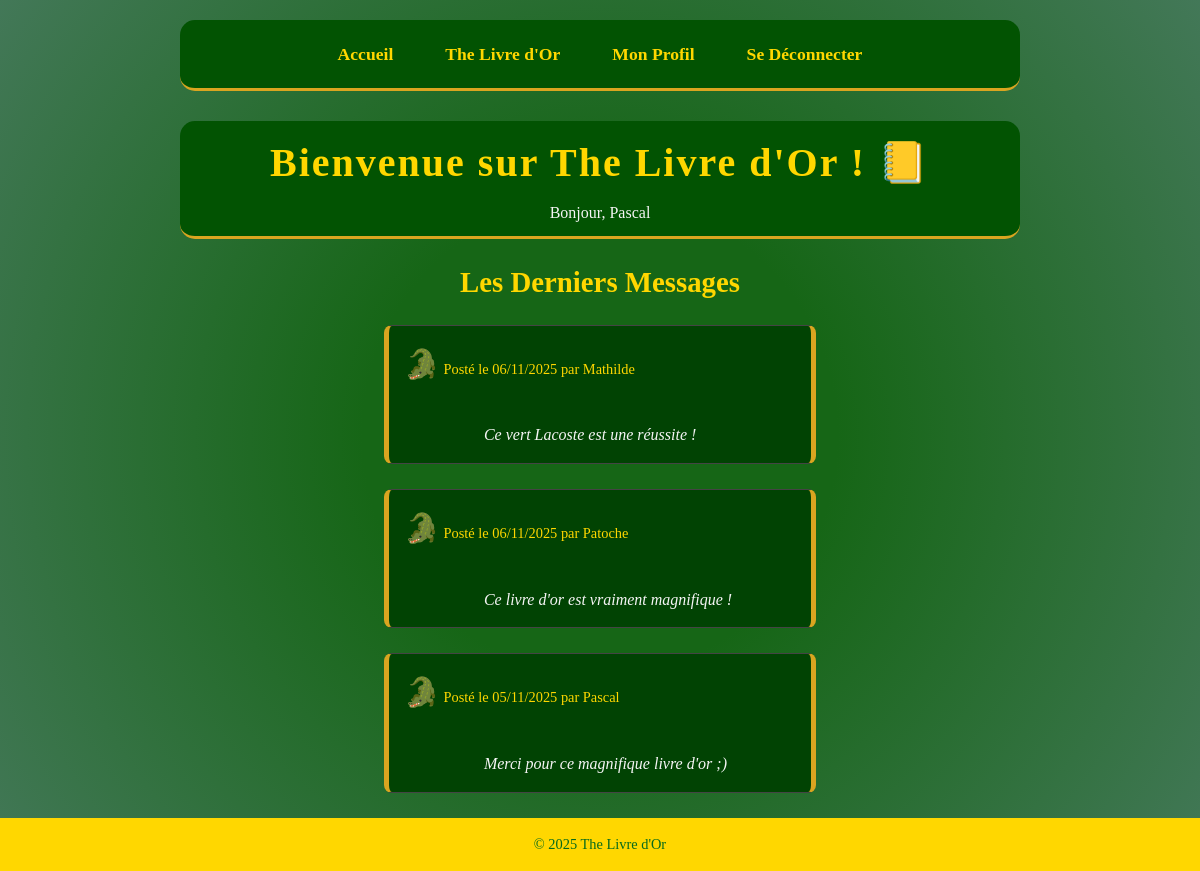
Screenshot of / (signed in) with the database file from the repository.
### tables this page shows
CREATE TABLE `commentaires` (
  `id` int NOT NULL,
  `commentaire` text NOT NULL,
  `id_utilisateur` int NOT NULL,
  `date` datetime NOT NULL
);

CREATE TABLE `utilisateurs` (
  `id` int NOT NULL,
  `login` varchar(255) NOT NULL,
  `password` varchar(255) NOT NULL
);

### model/comment-model.php (called while the page is built, shortened)
<?php
class CommentModel {
    private $bdd;
    public function __construct() {
        $host = 'localhost';
        $dbname = 'livreor';
        $username = 'root';
        $password = '';
        try {
            $this->bdd = new PDO("mysql:host=$host;dbname=$dbname;charset=utf8", $username, $password);
            $this->bdd->setAttribute(PDO::ATTR_ERRMODE, PDO::ERRMODE_EXCEPTION);
        } catch (Exception $e) {
            die('Erreur de connexion à la base de données : ' . $e->getMessage());
        }
    }
    public function getAllCommentsWithUser() {
        $requete = $this->bdd->prepare("
            SELECT
                c.commentaire,
                c.date,
                u.login AS auteur_login
            FROM
                commentaires c
            JOIN
                utilisateurs u ON c.id_utilisateur = u.id
            ORDER BY
                c.date DESC
        ");
        $requete->execute();
        return $requete->fetchAll(PDO::FETCH_ASSOC);
    }
}

### index.php (the view)
<?php
require_once('model/comment-model.php');
$commentModel = new CommentModel();
$commentaires = $commentModel->getAllCommentsWithUser();
include('includes/header.php');
?>
<div class="hero">
    <h1>Bienvenue sur  The Livre d'Or ! 📒</h1>
    <p>Bonjour, <?= htmlspecialchars($login_utilisateur) ?></p>
</div>
<h2>Les Derniers Messages</h2>
<?php if (empty($commentaires)): ?>
    <p>Aucun commentaire pour le moment. Soyez le premier !</p>
<?php else: ?>
    <section class="commentaires-list">
        <?php foreach ($commentaires as $com): ?>
            <article class="commentaire-entry">
                <p class="meta">
                    <span style="font-size: 200%;">🐊</span> Posté le <?= date('d/m/Y', strtotime($com['date'])) ?> par <?= htmlspecialchars($com['auteur_login']) ?>
                </p>
                <blockquote class="message-text">
                    <?= nl2br(htmlspecialchars($com['commentaire'])) ?>
                </blockquote>
            </article>
        <?php endforeach; ?>
    </section>
<?php endif; ?>
<?php
include('includes/footer.php');
?>

### css/style.css (style rules this page uses)
:root { background: #166616; background: radial-gradient(circle, rgba(22, 102, 22, 1) 32%, rgba(67, 120, 88, 1) 100%); --color-text-primary: #f5f5f5; --color-accent: #DAA520; --color-accent-light: #FFD700; --color-border: #444; --font-primary: 'Georgia', serif; }
* { margin: 0; padding: 0; box-sizing: border-box; }
body { font-family: var(--font-primary); background-color: var(--color-background); color: var(--color-text-primary); line-height: 1.6; display: flex; flex-direction: column; align-items: center; min-height: 100vh; }
.hero { width: 70%; text-align: center; background-color: #025302; border-bottom: 3px solid var(--color-accent); padding: 10px; border-radius: 15px }
h1 { font-size: 2.5em; color: var(--color-accent-light); letter-spacing: 2px; margin-bottom: 5px; }
h2 { font-size: 1.8em; color: var(--color-accent-light); margin-top: 20px; margin-bottom: 15px; padding-bottom: 5px; }
.commentaire-entry { margin-bottom: 25px; padding: 15px; border: 1px solid var(--color-border); border-left: 5px solid var(--color-accent); border-right: 5px solid var(--color-accent); background-color: #014303; border-radius: 8px; }
.meta { font-size: 0.9em; color: var(--color-accent-light); margin-bottom: 10px; }
.message-text { font-style: italic; color: var(--color-text-primary); white-space: pre-wrap; }

### rows the page displays
commentaires: date "06/11/2025", id_utilisateur.login "Mathilde", commentaire "Ce vert Lacoste est une réussite !"
commentaires: date "06/11/2025", id_utilisateur.login "Patoche", commentaire "Ce livre d'or est vraiment magnifique !"
commentaires: date "05/11/2025", id_utilisateur.login "Pascal", commentaire "Merci pour ce magnifique livre d'or ;)"

### other values shown
$login_utilisateur "Pascal"
